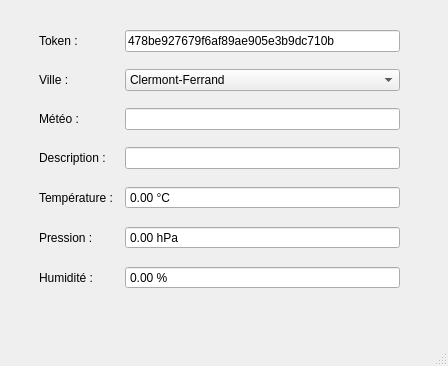
<?xml version="1.0" encoding="UTF-8"?>
<ui version="4.0">
 <class>MainWindow</class>
 <widget class="QMainWindow" name="MainWindow">
  <property name="geometry">
   <rect>
    <x>0</x>
    <y>0</y>
    <width>448</width>
    <height>366</height>
   </rect>
  </property>
  <property name="windowTitle">
   <string>MainWindow</string>
  </property>
  <widget class="QWidget" name="centralwidget">
   <widget class="QWidget" name="verticalLayoutWidget">
    <property name="geometry">
     <rect>
      <x>39</x>
      <y>19</y>
      <width>361</width>
      <height>281</height>
     </rect>
    </property>
    <layout class="QVBoxLayout" name="verticalLayout">
     <item>
      <layout class="QHBoxLayout" name="horizontalLayout_5">
       <item>
        <widget class="QLabel" name="tokenLabel">
         <property name="minimumSize">
          <size>
           <width>80</width>
           <height>0</height>
          </size>
         </property>
         <property name="text">
          <string>Token : </string>
         </property>
        </widget>
       </item>
       <item>
        <widget class="QLineEdit" name="tokenLineEdit">
         <property name="text">
          <string>478be927679f6af89ae905e3b9dc710b</string>
         </property>
        </widget>
       </item>
      </layout>
     </item>
     <item>
      <layout class="QHBoxLayout" name="horizontalLayout_9">
       <item>
        <widget class="QLabel" name="choixVilleLabel">
         <property name="maximumSize">
          <size>
           <width>80</width>
           <height>16777215</height>
          </size>
         </property>
         <property name="text">
          <string>Ville : </string>
         </property>
        </widget>
       </item>
       <item>
        <widget class="QComboBox" name="choixVilleCombo">
         <item>
          <property name="text">
           <string>Clermont-Ferrand</string>
          </property>
         </item>
         <item>
          <property name="text">
           <string>Lyon</string>
          </property>
         </item>
         <item>
          <property name="text">
           <string>Paris</string>
          </property>
         </item>
         <item>
          <property name="text">
           <string>Agde</string>
          </property>
         </item>
         <item>
          <property name="text">
           <string>Miami</string>
          </property>
         </item>
        </widget>
       </item>
      </layout>
     </item>
     <item>
      <layout class="QHBoxLayout" name="horizontalLayout_4">
       <item>
        <widget class="QLabel" name="meteLabel">
         <property name="minimumSize">
          <size>
           <width>80</width>
           <height>0</height>
          </size>
         </property>
         <property name="text">
          <string>Météo : </string>
         </property>
        </widget>
       </item>
       <item>
        <widget class="QLineEdit" name="meteoLineEdit">
         <property name="readOnly">
          <bool>true</bool>
         </property>
        </widget>
       </item>
      </layout>
     </item>
     <item>
      <layout class="QHBoxLayout" name="horizontalLayout_8">
       <item>
        <widget class="QLabel" name="descLabel">
         <property name="minimumSize">
          <size>
           <width>80</width>
           <height>0</height>
          </size>
         </property>
         <property name="text">
          <string>Description : </string>
         </property>
        </widget>
       </item>
       <item>
        <widget class="QLineEdit" name="descLineEdit">
         <property name="readOnly">
          <bool>true</bool>
         </property>
        </widget>
       </item>
      </layout>
     </item>
     <item>
      <layout class="QHBoxLayout" name="horizontalLayout">
       <item>
        <widget class="QLabel" name="tempLabel">
         <property name="maximumSize">
          <size>
           <width>80</width>
           <height>16777215</height>
          </size>
         </property>
         <property name="text">
          <string>Température : </string>
         </property>
        </widget>
       </item>
       <item>
        <widget class="QDoubleSpinBox" name="tempSpinBox">
         <property name="readOnly">
          <bool>true</bool>
         </property>
         <property name="buttonSymbols">
          <enum>QAbstractSpinBox::NoButtons</enum>
         </property>
         <property name="suffix">
          <string> °C</string>
         </property>
         <property name="maximum">
          <double>1000.000000000000000</double>
         </property>
        </widget>
       </item>
      </layout>
     </item>
     <item>
      <layout class="QHBoxLayout" name="horizontalLayout_6">
       <item>
        <widget class="QLabel" name="pressionLabel">
         <property name="maximumSize">
          <size>
           <width>80</width>
           <height>16777215</height>
          </size>
         </property>
         <property name="text">
          <string>Pression : </string>
         </property>
        </widget>
       </item>
       <item>
        <widget class="QDoubleSpinBox" name="pressionSpinBox">
         <property name="readOnly">
          <bool>true</bool>
         </property>
         <property name="buttonSymbols">
          <enum>QAbstractSpinBox::NoButtons</enum>
         </property>
         <property name="suffix">
          <string> hPa</string>
         </property>
         <property name="maximum">
          <double>200000000.000000000000000</double>
         </property>
        </widget>
       </item>
      </layout>
     </item>
     <item>
      <layout class="QHBoxLayout" name="horizontalLayout_7">
       <item>
        <widget class="QLabel" name="humLabel">
         <property name="maximumSize">
          <size>
           <width>80</width>
           <height>16777215</height>
          </size>
         </property>
         <property name="text">
          <string>Humidité : </string>
         </property>
        </widget>
       </item>
       <item>
        <widget class="QDoubleSpinBox" name="humSpinBox">
         <property name="readOnly">
          <bool>true</bool>
         </property>
         <property name="buttonSymbols">
          <enum>QAbstractSpinBox::NoButtons</enum>
         </property>
         <property name="suffix">
          <string> %</string>
         </property>
         <property name="maximum">
          <double>100.000000000000000</double>
         </property>
        </widget>
       </item>
      </layout>
     </item>
    </layout>
   </widget>
  </widget>
  <widget class="QMenuBar" name="menubar">
   <property name="geometry">
    <rect>
     <x>0</x>
     <y>0</y>
     <width>448</width>
     <height>21</height>
    </rect>
   </property>
  </widget>
  <widget class="QStatusBar" name="statusbar"/>
 </widget>
 <resources/>
 <connections>
  <connection>
   <sender>choixVilleCombo</sender>
   <signal>activated(int)</signal>
   <receiver>MainWindow</receiver>
   <slot>choixVille()</slot>
   <hints>
    <hint type="sourcelabel">
     <x>134</x>
     <y>95</y>
    </hint>
    <hint type="destinationlabel">
     <x>191</x>
     <y>348</y>
    </hint>
   </hints>
  </connection>
 </connections>
 <slots>
  <signal>activated(int)</signal>
  <slot>choixVille()</slot>
 </slots>
</ui>
